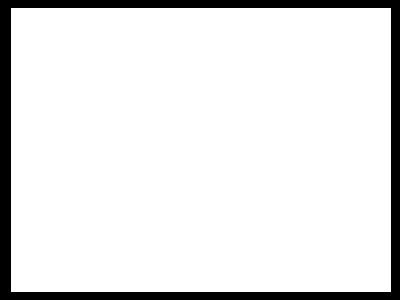
#> input picture Image Drowing Function/white.jpg, 400 x 300 px, found by its file name
$ python Drow_Rectangle_use_Function.py
#> lines starting #> are read from the running program, lines starting #| are printed output that depends on the picture; after the words box and inside, x2 and y2 are one past the last pixel; in counts of white or black regions, pixels touching at a corner belong together
import cv2

image = cv2.imread("Image Drowing Function\\white.jpg")
#> image is the input picture: shape (300, 400, 3); min 0, max 255, mean 229.3

if image is None:
    print("Image is not found")
else:
    print("Image loaded successfully")
    pt1 = (100,100)
    pt2 = (250,200)

    color = (255,0,0)
    thickness = 4

    cv2.rectangle(image, pt1, pt2, color, thickness)
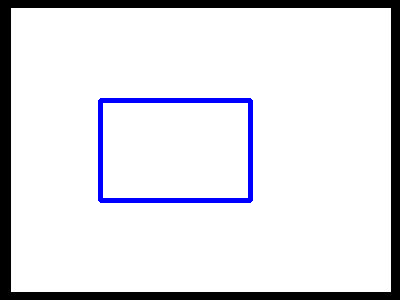
#> image: shape (300, 400, 3); 2.07% of pixels changed, all inside (x1, y1, x2, y2) = (98, 98, 253, 203)

    cv2.imshow("Rectangle drowing",image)
    cv2.waitKey(0)
    cv2.destroyAllWindows()
